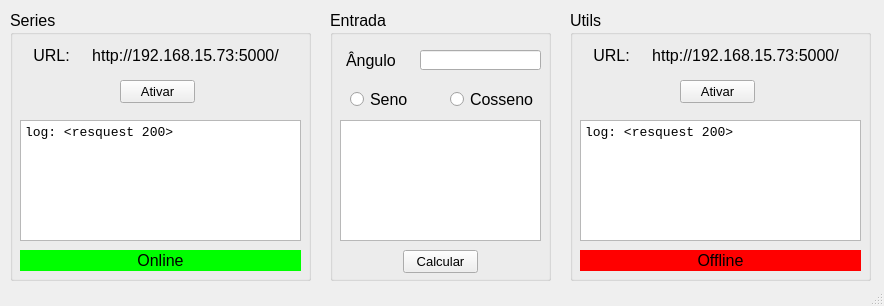
<?xml version="1.0" encoding="UTF-8"?>
<ui version="4.0">
 <class>MainWindow</class>
 <widget class="QMainWindow" name="MainWindow">
  <property name="geometry">
   <rect>
    <x>0</x>
    <y>0</y>
    <width>884</width>
    <height>306</height>
   </rect>
  </property>
  <property name="windowTitle">
   <string>MainWindow</string>
  </property>
  <widget class="QWidget" name="centralwidget">
   <widget class="QGroupBox" name="groupBox">
    <property name="geometry">
     <rect>
      <x>10</x>
      <y>10</y>
      <width>301</width>
      <height>271</height>
     </rect>
    </property>
    <property name="font">
     <font>
      <pointsize>12</pointsize>
     </font>
    </property>
    <property name="title">
     <string>Series</string>
    </property>
    <widget class="QTextBrowser" name="textBrowser_3">
     <property name="geometry">
      <rect>
       <x>10</x>
       <y>110</y>
       <width>281</width>
       <height>121</height>
      </rect>
     </property>
     <property name="font">
      <font>
       <family>Consolas</family>
       <pointsize>9</pointsize>
      </font>
     </property>
     <property name="html">
      <string>&lt;!DOCTYPE HTML PUBLIC &quot;-//W3C//DTD HTML 4.0//EN&quot; &quot;http://www.w3.org/TR/REC-html40/strict.dtd&quot;&gt;
&lt;html&gt;&lt;head&gt;&lt;meta name=&quot;qrichtext&quot; content=&quot;1&quot; /&gt;&lt;style type=&quot;text/css&quot;&gt;
p, li { white-space: pre-wrap; }
&lt;/style&gt;&lt;/head&gt;&lt;body style=&quot; font-family:'Consolas'; font-size:9pt; font-weight:400; font-style:normal;&quot;&gt;
&lt;p style=&quot; margin-top:0px; margin-bottom:0px; margin-left:0px; margin-right:0px; -qt-block-indent:0; text-indent:0px;&quot;&gt;&lt;span style=&quot; font-size:10pt;&quot;&gt;log: &amp;lt;resquest 200&amp;gt;&lt;/span&gt;&lt;/p&gt;&lt;/body&gt;&lt;/html&gt;</string>
     </property>
    </widget>
    <widget class="QPushButton" name="pushButton">
     <property name="geometry">
      <rect>
       <x>110</x>
       <y>70</y>
       <width>75</width>
       <height>23</height>
      </rect>
     </property>
     <property name="font">
      <font>
       <pointsize>10</pointsize>
      </font>
     </property>
     <property name="text">
      <string>Ativar</string>
     </property>
    </widget>
    <widget class="QLabel" name="label">
     <property name="geometry">
      <rect>
       <x>10</x>
       <y>240</y>
       <width>281</width>
       <height>21</height>
      </rect>
     </property>
     <property name="font">
      <font>
       <pointsize>12</pointsize>
      </font>
     </property>
     <property name="layoutDirection">
      <enum>Qt::LeftToRight</enum>
     </property>
     <property name="styleSheet">
      <string notr="true">background-color: rgb(0, 255, 0);</string>
     </property>
     <property name="text">
      <string>Online</string>
     </property>
     <property name="alignment">
      <set>Qt::AlignCenter</set>
     </property>
    </widget>
    <widget class="QLabel" name="label_2">
     <property name="geometry">
      <rect>
       <x>16</x>
       <y>30</y>
       <width>51</width>
       <height>31</height>
      </rect>
     </property>
     <property name="font">
      <font>
       <pointsize>12</pointsize>
      </font>
     </property>
     <property name="text">
      <string>URL:</string>
     </property>
     <property name="alignment">
      <set>Qt::AlignCenter</set>
     </property>
    </widget>
    <widget class="QLabel" name="label_3">
     <property name="geometry">
      <rect>
       <x>70</x>
       <y>30</y>
       <width>211</width>
       <height>31</height>
      </rect>
     </property>
     <property name="font">
      <font>
       <pointsize>12</pointsize>
      </font>
     </property>
     <property name="styleSheet">
      <string notr="true"/>
     </property>
     <property name="text">
      <string>http://192.168.15.73:5000/</string>
     </property>
     <property name="alignment">
      <set>Qt::AlignCenter</set>
     </property>
    </widget>
   </widget>
   <widget class="QGroupBox" name="groupBox_3">
    <property name="geometry">
     <rect>
      <x>330</x>
      <y>10</y>
      <width>221</width>
      <height>271</height>
     </rect>
    </property>
    <property name="font">
     <font>
      <pointsize>12</pointsize>
     </font>
    </property>
    <property name="title">
     <string>Entrada</string>
    </property>
    <widget class="QTextBrowser" name="textBrowser">
     <property name="geometry">
      <rect>
       <x>10</x>
       <y>110</y>
       <width>201</width>
       <height>121</height>
      </rect>
     </property>
    </widget>
    <widget class="QRadioButton" name="radioButton_2">
     <property name="geometry">
      <rect>
       <x>120</x>
       <y>80</y>
       <width>91</width>
       <height>18</height>
      </rect>
     </property>
     <property name="font">
      <font>
       <pointsize>12</pointsize>
      </font>
     </property>
     <property name="text">
      <string>Cosseno</string>
     </property>
    </widget>
    <widget class="QRadioButton" name="radioButton">
     <property name="geometry">
      <rect>
       <x>20</x>
       <y>80</y>
       <width>77</width>
       <height>18</height>
      </rect>
     </property>
     <property name="font">
      <font>
       <pointsize>12</pointsize>
      </font>
     </property>
     <property name="text">
      <string>Seno</string>
     </property>
    </widget>
    <widget class="QLabel" name="label_7">
     <property name="geometry">
      <rect>
       <x>16</x>
       <y>40</y>
       <width>61</width>
       <height>20</height>
      </rect>
     </property>
     <property name="font">
      <font>
       <pointsize>12</pointsize>
      </font>
     </property>
     <property name="text">
      <string>Ângulo</string>
     </property>
    </widget>
    <widget class="QLineEdit" name="lineEdit">
     <property name="geometry">
      <rect>
       <x>90</x>
       <y>40</y>
       <width>121</width>
       <height>20</height>
      </rect>
     </property>
    </widget>
    <widget class="QPushButton" name="pushButton_3">
     <property name="geometry">
      <rect>
       <x>73</x>
       <y>240</y>
       <width>75</width>
       <height>23</height>
      </rect>
     </property>
     <property name="font">
      <font>
       <pointsize>10</pointsize>
      </font>
     </property>
     <property name="text">
      <string>Calcular</string>
     </property>
     <property name="default">
      <bool>false</bool>
     </property>
     <property name="flat">
      <bool>false</bool>
     </property>
    </widget>
   </widget>
   <widget class="QGroupBox" name="groupBox_2">
    <property name="geometry">
     <rect>
      <x>570</x>
      <y>10</y>
      <width>301</width>
      <height>271</height>
     </rect>
    </property>
    <property name="font">
     <font>
      <pointsize>12</pointsize>
     </font>
    </property>
    <property name="title">
     <string>Utils</string>
    </property>
    <widget class="QTextBrowser" name="textBrowser_4">
     <property name="geometry">
      <rect>
       <x>10</x>
       <y>110</y>
       <width>281</width>
       <height>121</height>
      </rect>
     </property>
     <property name="font">
      <font>
       <family>Consolas</family>
       <pointsize>9</pointsize>
      </font>
     </property>
     <property name="html">
      <string>&lt;!DOCTYPE HTML PUBLIC &quot;-//W3C//DTD HTML 4.0//EN&quot; &quot;http://www.w3.org/TR/REC-html40/strict.dtd&quot;&gt;
&lt;html&gt;&lt;head&gt;&lt;meta name=&quot;qrichtext&quot; content=&quot;1&quot; /&gt;&lt;style type=&quot;text/css&quot;&gt;
p, li { white-space: pre-wrap; }
&lt;/style&gt;&lt;/head&gt;&lt;body style=&quot; font-family:'Consolas'; font-size:9pt; font-weight:400; font-style:normal;&quot;&gt;
&lt;p style=&quot; margin-top:0px; margin-bottom:0px; margin-left:0px; margin-right:0px; -qt-block-indent:0; text-indent:0px;&quot;&gt;&lt;span style=&quot; font-size:10pt;&quot;&gt;log: &amp;lt;resquest 200&amp;gt;&lt;/span&gt;&lt;/p&gt;&lt;/body&gt;&lt;/html&gt;</string>
     </property>
    </widget>
    <widget class="QPushButton" name="pushButton_2">
     <property name="geometry">
      <rect>
       <x>110</x>
       <y>70</y>
       <width>75</width>
       <height>23</height>
      </rect>
     </property>
     <property name="font">
      <font>
       <pointsize>10</pointsize>
      </font>
     </property>
     <property name="text">
      <string>Ativar</string>
     </property>
    </widget>
    <widget class="QLabel" name="label_4">
     <property name="geometry">
      <rect>
       <x>10</x>
       <y>240</y>
       <width>281</width>
       <height>21</height>
      </rect>
     </property>
     <property name="font">
      <font>
       <pointsize>12</pointsize>
      </font>
     </property>
     <property name="layoutDirection">
      <enum>Qt::LeftToRight</enum>
     </property>
     <property name="styleSheet">
      <string notr="true">background-color: rgb(255, 0, 0);</string>
     </property>
     <property name="text">
      <string>Offline</string>
     </property>
     <property name="alignment">
      <set>Qt::AlignCenter</set>
     </property>
    </widget>
    <widget class="QLabel" name="label_5">
     <property name="geometry">
      <rect>
       <x>16</x>
       <y>30</y>
       <width>51</width>
       <height>31</height>
      </rect>
     </property>
     <property name="font">
      <font>
       <pointsize>12</pointsize>
      </font>
     </property>
     <property name="text">
      <string>URL:</string>
     </property>
     <property name="alignment">
      <set>Qt::AlignCenter</set>
     </property>
    </widget>
    <widget class="QLabel" name="label_6">
     <property name="geometry">
      <rect>
       <x>70</x>
       <y>30</y>
       <width>211</width>
       <height>31</height>
      </rect>
     </property>
     <property name="font">
      <font>
       <pointsize>12</pointsize>
      </font>
     </property>
     <property name="styleSheet">
      <string notr="true"/>
     </property>
     <property name="text">
      <string>http://192.168.15.73:5000/</string>
     </property>
     <property name="alignment">
      <set>Qt::AlignCenter</set>
     </property>
    </widget>
   </widget>
  </widget>
  <widget class="QMenuBar" name="menubar">
   <property name="geometry">
    <rect>
     <x>0</x>
     <y>0</y>
     <width>884</width>
     <height>22</height>
    </rect>
   </property>
  </widget>
  <widget class="QStatusBar" name="statusbar"/>
 </widget>
 <resources/>
 <connections/>
</ui>
